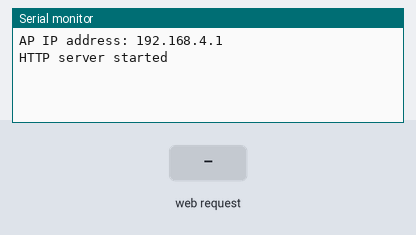
The sketch below on a simulated ESP8266 (NodeMCU). Shown: the last lines printed to the serial monitor. The inputs (shaded band) are chosen by the test bench.

Above: at 1.3 s.
1.4 s: HTTP request GET /recharge?uid=1&amount=1 received
At 2.2 s:
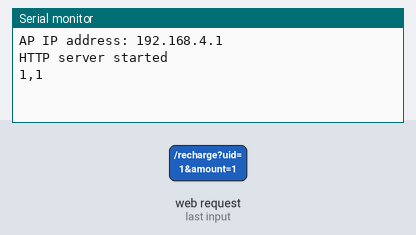
2.9 s: HTTP request GET /recharge?uid=120&amount=120 received
At 3.4 s:
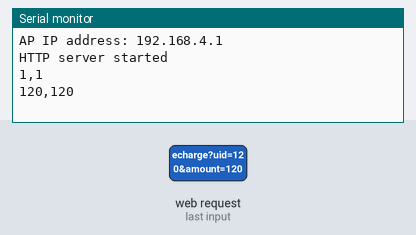

The sketch:

ESP_WEBSITE_TOLL_COLLECTION.ino
```cpp
#include <ESP8266WiFi.h>
#include <ESP8266WebServer.h>
// ---- soft‑AP credentials ----
const char* apSSID = "ESP_Recharge";
const char* apPsw = ""; // open network (no password)
// ---- web server on port 80 ----
ESP8266WebServer server(80);
// HTML form (same as before)
const char FORM[] PROGMEM = R"rawliteral(
<!DOCTYPE html>
<html>
<head><title>RFID Recharge</title></head>
<body style="font-family: sans-serif; text-align:center;">
<h2>Recharge RFID Card</h2>
<form action="/recharge" method="GET">
<label>UID:</label><br>
<input type="text" name="uid" required><br><br>
<label>Amount:</label><br>
<input type="number" name="amount" required><br><br>
<input type="submit" value="Recharge">
</form>
</body>
</html>
)rawliteral";
void setup() {
Serial.begin(9600); // to Arduino UNO on pins 0/1
delay(100);
// 1) start SoftAP
WiFi.mode(WIFI_AP);
WiFi.softAP(apSSID, apPsw);
IPAddress IP = WiFi.softAPIP(); // default is 192.168.4.1
Serial.print("AP IP address: ");
Serial.println(IP);
// 2) set up HTTP routes
server.on("/", HTTP_GET, []() {
server.send_P(200, "text/html", FORM);
});
server.on("/recharge", HTTP_GET, []() {
if (server.hasArg("uid") && server.hasArg("amount")) {
String uid = server.arg("uid");
String amount = server.arg("amount");
String msg = uid + "," + amount + "\n";
Serial.print(msg); // send to Arduino
server.send(200, "text/html",
"<h3>Sent:</h3><pre>" + msg + "</pre><a href='/'>Back</a>");
} else {
server.send(400, "text/html", "<h3>Missing UID or amount</h3><a href='/'>Back</a>");
}
});
server.begin();
Serial.println("HTTP server started");
}
void loop() {
server.handleClient();
}
```

Measured:
- after the input at 1.4 s, the serial monitor: prints a new line at once (image 1)
- after the input at 2.9 s, the serial monitor: prints a new line at once (image 2)
